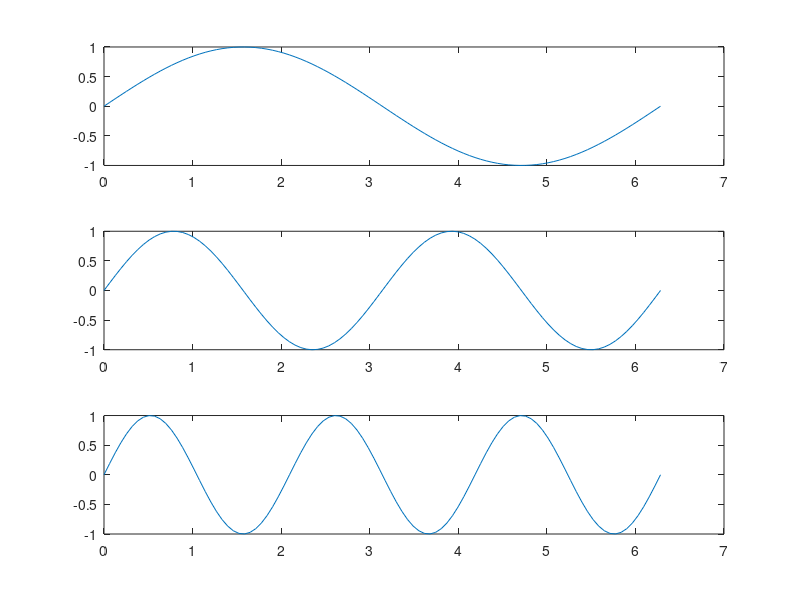

Source code (MATLAB):
f = @(x) sin(x);
g = @(x) sin(2.*x);
h = @(x) sin(3.*x);
x_range = linspace(0, 2 * pi, 100);

subplot(3, 1, 1)
plot(x_range, f(x_range))
subplot(3, 1, 2)
plot(x_range, g(x_range))
subplot(3, 1, 3)
plot(x_range, h(x_range))